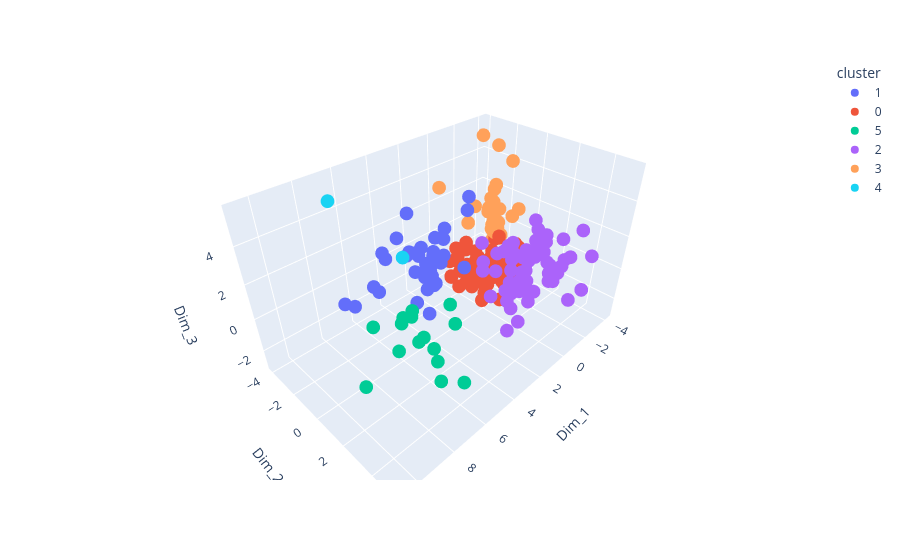

Write notebook code for a chart like this one.
### Code cell
cluster_labels_5 = compute_wcv(labels_spec, low_dim_df)

plot_df3 = low_dim_df.copy()
plot_df3.columns = [f"Dim_{i+1}" for i in range(plot_df3.shape[1])]
plot_df3["cluster"] = cluster_labels_4.astype(str)

fig = px.scatter_3d(
    plot_df3,
    x="Dim_1",
    y="Dim_2",
    z="Dim_3",
    color="cluster",
    hover_data=plot_df3.columns)

fig.show()

ct = pd.crosstab(cluster_labels_5, labels_spec)
print(ct)

### Figure 1 — Plotly figure (JSON) as saved in the notebook; plotly's stock layout.template omitted (floating-point values rounded to 4 significant figures; data arrays with more than 128 entries replaced by an {"elided": "..."} marker saying what was removed)
{"data": [{"customdata": {"elided": "36x16 mixed values"}, "hovertemplate": "cluster=%{customdata[15]}<br>Dim_1=%{x}<br>Dim_2=%{y}<br>Dim_3=%{z}<br>Dim_4=%{customdata[0]}<br>Dim_5=%{customdata[1]}<br>Dim_6=%{customdata[2]}<br>Dim_7=%{customdata[3]}<br>Dim_8=%{customdata[4]}<br>Dim_9=%{customdata[5]}<br>Dim_10=%{customdata[6]}<br>Dim_11=%{customdata[7]}<br>Dim_12=%{customdata[8]}<br>Dim_13=%{customdata[9]}<br>Dim_14=%{customdata[10]}<br>Dim_15=%{customdata[11]}<br>Dim_16=%{customdata[12]}<br>Dim_17=%{customdata[13]}<br>Dim_18=%{customdata[14]}<extra></extra>", "legendgroup": "1", "marker": {"color": "#636efa", "symbol": "circle"}, "mode": "markers", "name": "1", "scene": "scene", "showlegend": true, "type": "scatter3d", "x": [2.108, 5.009, 3.936, 2.053, 3.146, 0.3648, 8.423, 4.735, 1.163, 3.312, 5.612, 3.124, 3.264, 3.195, 5.06, 2.218, 0.7181, 1.882, 4.177, 1.391, 1.564, 2.692, 3.129, 3.925, 3.932, 4.139, 7.044, 5.416, 2.643, 3.535, 3.486, 1.56, 5.756, 2.553, 1.704, 1.655], "y": [-1.684, 0.3278, -3.884, -2.415, -2.796, -2.758, -0.7463, -2.539, -2.024, -0.5153, -2.11, -2.179, -0.7032, -1.554, 0.2457, 0.7383, -0.7251, -1.624, -2.239, -2.633, -1.831, -3.127, -0.5865, -1.663, -0.347, -0.01247, -2.213, 1.754, -1.515, -1.657, -0.904, -2.486, -2.33, -2.062, 0.05518, -1.504], "z": [1.697, 2.874, 0.5602, -0.5005, 0.544, 1.076, 1.437, 1.204, 1.052, -0.1103, -0.1695, -0.2217, 0.3377, 1.64, 3.029, 4.964, 3.139, 0.1572, 2.319, -0.1897, -0.2104, 0.404, -0.1278, 3.838, 0.04412, -1.21, -0.3474, 3.945, -0.07166, -1.782, 1.111, -0.5991, 0.1108, -0.7992, 0.4754, 0.471]}, {"customdata": {"elided": "86x16 mixed values"}, "hovertemplate": "cluster=%{customdata[15]}<br>Dim_1=%{x}<br>Dim_2=%{y}<br>Dim_3=%{z}<br>Dim_4=%{customdata[0]}<br>Dim_5=%{customdata[1]}<br>Dim_6=%{customdata[2]}<br>Dim_7=%{customdata[3]}<br>Dim_8=%{customdata[4]}<br>Dim_9=%{customdata[5]}<br>Dim_10=%{customdata[6]}<br>Dim_11=%{customdata[7]}<br>Dim_12=%{customdata[8]}<br>Dim_13=%{customdata[9]}<br>Dim_14=%{customdata[10]}<br>Dim_15=%{customdata[11]}<br>Dim_16=%{customdata[12]}<br>Dim_17=%{customdata[13]}<br>Dim_18=%{customdata[14]}<extra></extra>", "legendgroup": "0", "marker": {"color": "#EF553B", "symbol": "circle"}, "mode": "markers", "name": "0", "scene": "scene", "showlegend": true, "type": "scatter3d", "x": [0.07774, -0.5604, 1.075, -0.8425, -0.006488, -0.3664, -1.738, -1.289, 0.1239, -1.519, 1.278, -0.301, 0.5765, -1.515, 0.09334, -0.7479, -0.04124, 1.191, -1.966, -0.7396, -1.522, -2.088, -0.7416, -1.235, -1.693, -1.09, -0.3981, 0.3084, -2.013, -2.503, -1.663, -1.433, 0.07539, -1.125, -1.24, -1.325, -2.25, -1.071, -1.717, -1.271, -1.162, -1.244, -2.209, -0.6811, -1.952, -2.447, -0.1906, -1.024, -0.9783, -1.407, -1.539, 0.1159, -0.1073, 0.5763, -0.3748, -0.5733, -0.4686, -1.601, -1.937, -2.012, -1.176, -1.798, -1.798, -2.068, -0.07966, 1.014, -0.7596, -1.802, -0.6159, -0.04582, -0.1318, -1.224, -1.792, -1.409, 0.8378, -1.649, 0.349, 0.1602, 0.2184, -0.8404, -1.459, -2.455, 0.334, -1.804, -1.763, -2.04], "y": [-2.127, 0.31, -0.9005, -1.238, 0.24, -1.695, 0.7162, -1.113, -2.089, -0.4263, -1.313, -1.593, -2.119, -1.143, 0.1241, -0.03378, -0.8059, -1.393, -1.058, -0.8759, -1.425, -1.226, -2.121, -1.824, -0.7531, -1.64, -1.796, -1.57, -1.091, -1.133, -0.8878, 1.226, -1.169, 0.3614, -0.3572, 1.029, 0.3247, -1.298, 0.1978, 0.3824, -0.003652, -0.01312, -0.1123, -0.1128, -0.4618, 0.3421, -0.4557, -1.423, 0.7883, 0.8212, -0.46, -0.8074, -0.501, -0.8516, -1.496, -1.076, 0.05146, -0.1648, -0.2135, -0.7298, 0.1392, -0.4508, 0.8212, 0.3885, 1.096, 0.756, 0.8273, -1.124, -0.721, -1.112, -0.8914, -0.789, -0.9075, -0.8894, -0.1759, -0.335, -0.7617, -0.4278, -1.847, 0.1736, 0.7386, -1.405, -0.725, -1.124, -0.2003, -1.037], "z": [-0.08087, -1.005, -1.588, -0.685, -1.427, -1.354, -0.9372, -1.686, -0.8724, -1.834, -0.9931, -1.121, -0.7215, -1.715, -2.022, -0.6694, -0.5543, -1.135, -1.569, -1.777, -1.554, -1.05, -0.05794, -0.7399, -1.413, -1.217, -0.2262, -1.256, -1.46, -0.07125, -1.527, -1.87, -1.447, -1.73, -1.863, -1.197, -0.4631, -1.707, -1.134, 0.1406, -0.2451, -1.668, -0.8011, 0.1406, -1.517, -0.02698, -1.554, -0.8403, -1.31, -0.3976, -1.315, -2.059, -1.667, -1.556, -1.377, -1.543, 0.5225, -1.182, -1.264, -1.318, -1.426, -1.198, -0.514, 0.3911, -2.043, -1.671, -1.511, -1.142, -1.224, -0.9425, -1.557, -1.542, -1.675, -1.506, -0.5227, -1.668, -0.9009, -1.221, -0.3939, 1.306, -1.161, -0.2372, -0.5122, -1.531, -1.373, -0.9748]}, {"customdata": {"elided": "15x16 mixed values"}, "hovertemplate": "cluster=%{customdata[15]}<br>Dim_1=%{x}<br>Dim_2=%{y}<br>Dim_3=%{z}<br>Dim_4=%{customdata[0]}<br>Dim_5=%{customdata[1]}<br>Dim_6=%{customdata[2]}<br>Dim_7=%{customdata[3]}<br>Dim_8=%{customdata[4]}<br>Dim_9=%{customdata[5]}<br>Dim_10=%{customdata[6]}<br>Dim_11=%{customdata[7]}<br>Dim_12=%{customdata[8]}<br>Dim_13=%{customdata[9]}<br>Dim_14=%{customdata[10]}<br>Dim_15=%{customdata[11]}<br>Dim_16=%{customdata[12]}<br>Dim_17=%{customdata[13]}<br>Dim_18=%{customdata[14]}<extra></extra>", "legendgroup": "5", "marker": {"color": "#00cc96", "symbol": "circle"}, "mode": "markers", "name": "5", "scene": "scene", "showlegend": true, "type": "scatter3d", "x": [6.142, 3.186, 2.903, 6.449, 4.226, 4.504, 6.52, 4.809, 5.159, 10.67, 6.499, 5.422, 7.448, 4.441, 4.836], "y": [2.672, 0.511, 0.6056, 3.203, -1.279, 0.6542, -1.645, 0.2385, -0.8978, 3.707, 0.3141, 3.676, 1.894, -1.103, -0.1274], "z": [-1.259, -0.8625, -2.276, -1.912, -1.728, -2.961, -1.663, -2.244, -1.411, 1.451, -1.995, -2.419, 1.357, -1.899, -2.779]}, {"customdata": {"elided": "65x16 mixed values"}, "hovertemplate": "cluster=%{customdata[15]}<br>Dim_1=%{x}<br>Dim_2=%{y}<br>Dim_3=%{z}<br>Dim_4=%{customdata[0]}<br>Dim_5=%{customdata[1]}<br>Dim_6=%{customdata[2]}<br>Dim_7=%{customdata[3]}<br>Dim_8=%{customdata[4]}<br>Dim_9=%{customdata[5]}<br>Dim_10=%{customdata[6]}<br>Dim_11=%{customdata[7]}<br>Dim_12=%{customdata[8]}<br>Dim_13=%{customdata[9]}<br>Dim_14=%{customdata[10]}<br>Dim_15=%{customdata[11]}<br>Dim_16=%{customdata[12]}<br>Dim_17=%{customdata[13]}<br>Dim_18=%{customdata[14]}<extra></extra>", "legendgroup": "2", "marker": {"color": "#ab63fa", "symbol": "circle"}, "mode": "markers", "name": "2", "scene": "scene", "showlegend": true, "type": "scatter3d", "x": [1.361, 1.973, 0.03778, -1.707, -2.634, 0.8212, -2.406, -0.4635, -2.11, -1.452, -2.085, -0.03718, -1.696, 0.0232, 0.04222, -0.3159, -0.3805, -0.2768, -0.02968, -0.5942, -1.588, -2.001, -0.6649, -1.983, -1.786, -1.324, -1.631, -0.1986, -2.396, -1.692, -2.091, -0.4024, -0.7318, 0.1305, -0.7193, -0.1927, -2.72, 0.5274, -1.721, 0.4167, -1.718, 0.1325, -2.055, -1.828, -0.2357, 0.1258, 0.8322, -2.297, -2.295, 0.263, -0.97, -0.9238, 0.9628, -1.004, -1.507, 2.65, -0.305, -1.325, -1.675, -0.399, 2.35, -1.621, -2.135, 0.7188, -2.654], "y": [1.024, 1.54, 1.241, 1.862, 1.328, 3.094, 3.084, 1.64, 3.438, 4.479, 1.316, 1.648, 1.636, 2.436, 1.994, 2.946, 1.479, 2.385, 1.461, 1.503, 5.262, 2.611, 1.253, 1.614, 2.973, 3.224, 5.02, 1.359, 2.072, 1.517, 1.84, 3.771, 1.158, 2.459, 2.304, 3.241, 1.598, 2.318, 4.517, 2.804, 3.535, 1.87, 2.005, 1.681, 2.866, 0.8658, 0.4374, 0.9917, 1.619, 4.454, 2.099, 2.688, 2.484, 1.798, 1.371, 2.681, 2.239, 2.244, 2.592, 3.389, 3.581, 1.469, 3.851, 1.359, 3.231], "z": [1.119, 1.15, 1.245, 0.5558, 0.7595, -1.882, -0.4141, -1.127, 0.3473, -0.9396, -0.3795, -1.83, -1.33, -0.6841, -2.087, 1.548, 1.693, 0.09524, 1.652, 0.8753, 2.076, 0.2368, -1.105, 2.413, -0.6912, 0.68, -0.08695, -1.349, 0.4699, -0.6877, 0.9253, 0.9307, 1.048, 0.02212, 0.8, 2.819, 1.075, -0.6017, 3.129, -0.001219, 2.216, 0.4182, 0.6591, 0.2236, -1.278, -0.143, 1.753, 0.06068, 1.734, 1.148, -1.379, -1.09, 1.78, -1.035, 0.1941, 0.5733, 0.2681, 1.184, 1.654, 2.959, -1.21, 0.6734, 1.096, 1.493, 0.3783]}, {"customdata": {"elided": "33x16 mixed values"}, "hovertemplate": "cluster=%{customdata[15]}<br>Dim_1=%{x}<br>Dim_2=%{y}<br>Dim_3=%{z}<br>Dim_4=%{customdata[0]}<br>Dim_5=%{customdata[1]}<br>Dim_6=%{customdata[2]}<br>Dim_7=%{customdata[3]}<br>Dim_8=%{customdata[4]}<br>Dim_9=%{customdata[5]}<br>Dim_10=%{customdata[6]}<br>Dim_11=%{customdata[7]}<br>Dim_12=%{customdata[8]}<br>Dim_13=%{customdata[9]}<br>Dim_14=%{customdata[10]}<br>Dim_15=%{customdata[11]}<br>Dim_16=%{customdata[12]}<br>Dim_17=%{customdata[13]}<br>Dim_18=%{customdata[14]}<extra></extra>", "legendgroup": "3", "marker": {"color": "#FFA15A", "symbol": "circle"}, "mode": "markers", "name": "3", "scene": "scene", "showlegend": true, "type": "scatter3d", "x": [1.128, -1.057, -2.44, -3.111, -2.335, -2.624, -2.894, -2.703, -2.885, -2.578, -2.671, -2.628, -2.999, -2.723, -2.724, -2.706, -2.641, -2.368, -2.803, -3.831, -3.109, -2.629, -2.762, -3.254, -2.437, -2.57, -3.463, -4.121, -2.646, -3.072, -2.847, -3.02, -2.103], "y": [-2.348, -2.287, -1.453, -2.324, -0.9079, -1.459, -2.369, -1.534, -1.852, -1.421, -1.791, -0.65, -1.647, -1.888, -2.006, -1.435, -1.57, -2.97, -0.1371, -2.64, -2.411, -1.403, -2.289, -2.198, -1.584, -1.809, -2.481, -4.073, -1.851, -2.167, -2.031, -2.305, -0.01206], "z": [3.965, 1.049, 0.1918, 1.685, 0.2941, 0.2619, 1.277, 0.6672, 1.383, 0.5278, 0.6726, 4.794, 1.438, 0.4582, 1.128, 0.7625, 0.6993, 1.353, 2.084, 4.774, 1.809, 0.3793, 1.108, 2.697, -0.3262, 0.2269, 2.247, 4.896, 0.4496, 1.677, 1.328, 1.111, 1.962]}, {"customdata": [[-5.71, -6.858, -0.02897, 1.982, -1.174, 0.5376, -1.408, 1.878, 1.54, -2.842, -1.029, 0.3772, -0.5979, 0.8947, 0.5374, "4"], [-2.02, -5.347, -0.8115, 1.924, 2.831, 1.259, -3.799, 2.075, -0.4309, -0.08601, 0.8854, -0.6084, -0.4255, -0.4634, 1.908, "4"]], "hovertemplate": "cluster=%{customdata[15]}<br>Dim_1=%{x}<br>Dim_2=%{y}<br>Dim_3=%{z}<br>Dim_4=%{customdata[0]}<br>Dim_5=%{customdata[1]}<br>Dim_6=%{customdata[2]}<br>Dim_7=%{customdata[3]}<br>Dim_8=%{customdata[4]}<br>Dim_9=%{customdata[5]}<br>Dim_10=%{customdata[6]}<br>Dim_11=%{customdata[7]}<br>Dim_12=%{customdata[8]}<br>Dim_13=%{customdata[9]}<br>Dim_14=%{customdata[10]}<br>Dim_15=%{customdata[11]}<br>Dim_16=%{customdata[12]}<br>Dim_17=%{customdata[13]}<br>Dim_18=%{customdata[14]}<extra></extra>", "legendgroup": "4", "marker": {"color": "#19d3f3", "symbol": "circle"}, "mode": "markers", "name": "4", "scene": "scene", "showlegend": true, "type": "scatter3d", "x": [7.688, 6.935], "y": [-2.158, 1.604], "z": [5.687, 4.308]}], "layout": {"legend": {"title": {"text": "cluster"}, "tracegroupgap": 0}, "margin": {"t": 60}, "scene": {"domain": {"x": [0, 1], "y": [0, 1]}, "xaxis": {"title": {"text": "Dim_1"}}, "yaxis": {"title": {"text": "Dim_2"}}, "zaxis": {"title": {"text": "Dim_3"}}}}}
